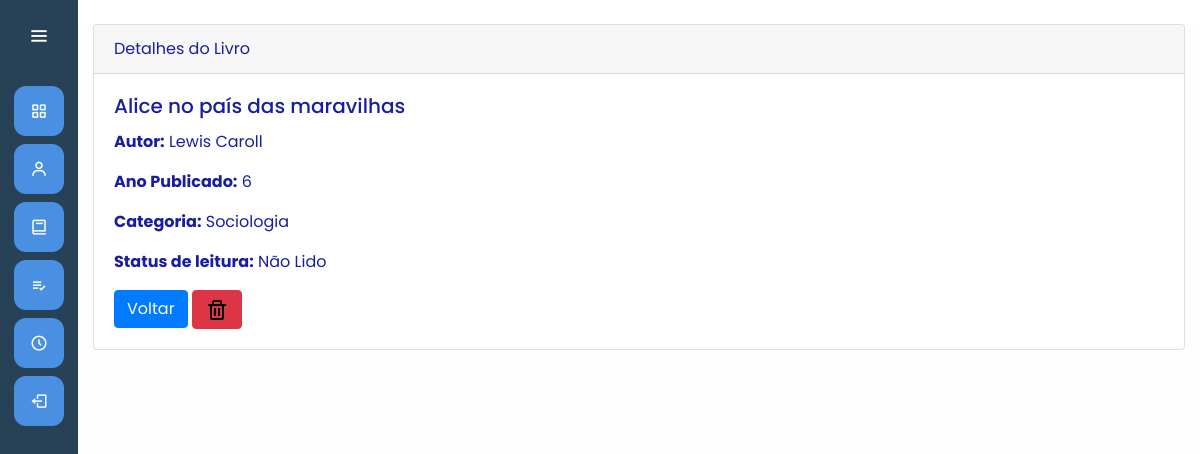
Screenshot of /mainapp/biblioteca/livro/2/ (signed in) with the database file from the repository.
### mainapp/models.py (models this page shows, shortened)
class Livro(models.Model):
    STATUS_LEITURA_CHOICES = [
        ('NL', 'Não Lido'),
        ('EL', 'Em Leitura'),
        ('L', 'Lido'),
    ]
    AVALIACAO_CHOICES = [
        (0, '0 Estrelas'),
        (1, '1 Estrela'),
        (2, '2 Estrelas'),
        (3, '3 Estrelas'),
        (4, '4 Estrelas'),
        (5, '5 Estrelas'),
    ]
    titulo = models.CharField(max_length=100)
    autor = models.CharField(max_length=100)
    anopublicado = models.IntegerField()
    genero=models.ForeignKey(Categoria, on_delete=models.SET_NULL, null=True)
    status_leitura=models.CharField(max_length=2, choices=STATUS_LEITURA_CHOICES, default='NL')
    avaliacao=models.IntegerField(choices=AVALIACAO_CHOICES, default=0)
    usuario = models.ForeignKey(settings.AUTH_USER_MODEL, on_delete=models.CASCADE, related_name='livros')

class Categoria(models.Model):
    genero = models.CharField(max_length=100, unique=True)

### mainapp/views.py (the view)
# urls.py: path('biblioteca/livro/<int:pk>/', views.LivroEmDetalhe.as_view(), name='livro_detail'),
class LivroEmDetalhe(LoginRequiredMixin,View):
    def get(self, request, pk):
        livro = get_object_or_404(Livro, pk=pk)
        return render(request, 'mainapp/livro_detail.html', {'livro': livro})

### mainapp/templates/mainapp/livro_detail.html (shortened to what this page needs)
{% extends "base.html" %}
{% block 'head' %}
    {% load static %}
    <link rel="stylesheet" href="{% static 'mainapp/css/mainapp.css' %}">
{% endblock %}
{% block 'dashboard' %}
<div class="container mt-4">
    <div class="card">
        <div class="card-header">
            Detalhes do Livro
        </div>
        <div class="card-body">
            <h5 class="card-title">{{ livro.titulo }}</h5>
            <p class="card-text"><strong>Autor:</strong> {{ livro.autor }}</p>
            <p class="card-text"><strong>Ano Publicado:</strong> {{ livro.anopublicado }}</p>
            <p class="card-text"><strong>Categoria:</strong> {{ livro.genero.genero }}</p>
            <p class="card-text"><strong>Status de leitura:</strong> {{ livro.get_status_leitura_display }}</p>
            <a href="{% url 'biblioteca' %}" class="btn btn-primary">Voltar</a>
            <button type="button" class="btn btn-danger" data-toggle="modal" data-target="#deleteConfirmationModal"><img/></button>
        </div>
    </div>
</div>
  {% endblock %}

### templates/static/general/css/base.css (style rules this page uses)
* { margin: 0; padding: 0; box-sizing: border-box; font-family: "Poppins" , sans-serif; }

### templates/static/general/css/general.css (style rules this page uses)
:root { --main-color: #4A90E2; --dark-color: #274156; --light-color: #9BD1F9; --contrast-color: #50BFE6; --differential-color: #B3E5FC; }

### rows the page displays
Livro: titulo "Alice no país das maravilhas", autor "Lewis Caroll", anopublicado "6", genero.genero "Sociologia", status_leitura "Não Lido"
